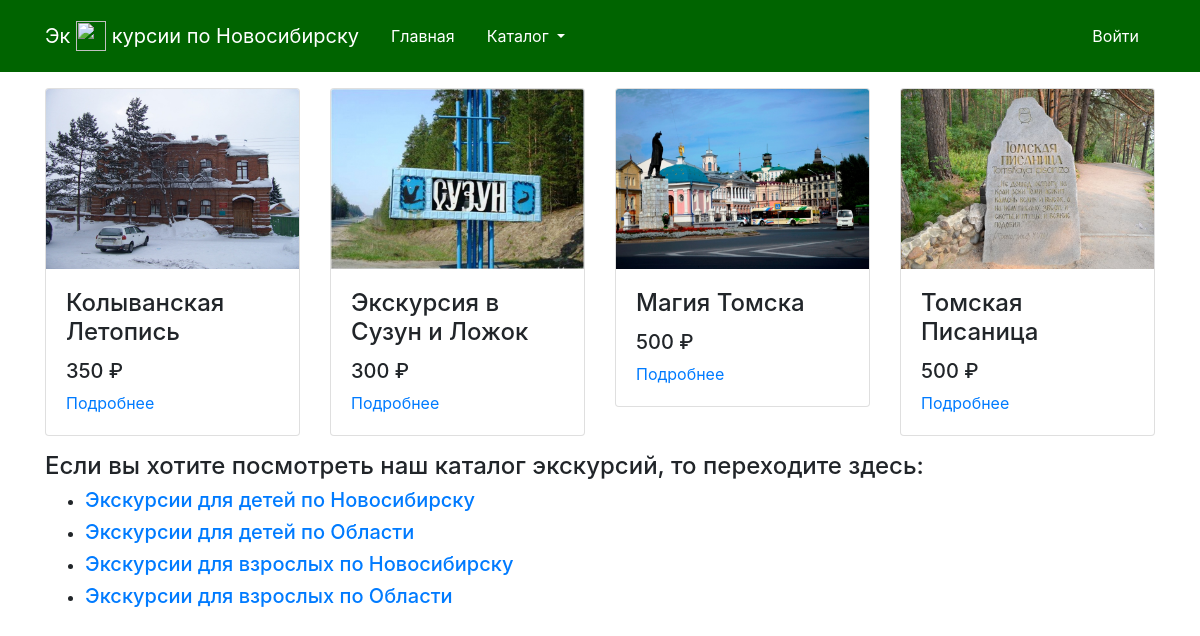
The page /category.php?id_category=4 on the database its author committed.
### tables this page shows
CREATE TABLE IF NOT EXISTS `products` (
  `id` int(10) unsigned NOT NULL AUTO_INCREMENT,
  `name` varchar(255) NOT NULL,
  `slug` varchar(50) NOT NULL,
  `id_category` int(10) unsigned NOT NULL,
  `img` varchar(255) DEFAULT NULL,
  `description` text DEFAULT NULL,
  `price` int(11) DEFAULT NULL,
  PRIMARY KEY (`id`),
  KEY `FK_products_category` (`id_category`),
  CONSTRAINT `FK_products_category` FOREIGN KEY (`id_category`) REFERENCES `category` (`id`)
);

CREATE TABLE IF NOT EXISTS `category` (
  `id` int(10) unsigned NOT NULL AUTO_INCREMENT,
  `name` varchar(50) NOT NULL,
  `slug` varchar(50) NOT NULL,
  PRIMARY KEY (`id`)
);

### category.php (the view)
<?php
require_once "template/header.php";
$query = 'SELECT * FROM `products` WHERE id_category=' . $_GET['id_category'];
$result = mysqli_query($conn, $query);
$products = mysqli_fetch_all($result, MYSQLI_ASSOC);
?>
    <? $j = 1;
       $count = 0; ?>
    <? foreach ($products as $key => $product): ?>
        <? if ($j == 1) {
            echo "<div class=\"row mt-3 mb-3\">";
        } ?>
        <div class='col-3'>
            <div class='card'>
            <img src="<?php echo $product ['img']?>" alt="" width="150"height="180" class="card-img-top">
                <div class="card-body">
                    <h4 class="card-title"><?= $product ['name']?></h4>
                    <h5 class="card-text"><?= $product ['price']?> ₽</h5>
                    <a href="/product.php?id=<?= $product['id'] ?>">Подробнее</a>
                </div>
            </div>
        </div>
        <? $count++;
        if ($j == 4 or $count >= count($products)) {
            echo "</div>";
            $j = 0;
        }
        $j++; ?>
    <? endforeach; ?>
<?php
require_once "template/menu.php";
require_once "template/footer.php";
?>

### template/menu.php
<?php
$query = "SELECT * FROM `category`";
$result = mysqli_query($conn, $query);
$categories = mysqli_fetch_all($result, MYSQLI_ASSOC);
?>
<div class='row'>
    <div class='col-12'>
        <h4> Если вы хотите посмотреть наш каталог экскурсий, то переходите здесь: </h4>
        <ul type="disk">
            <?php foreach ($categories as $key => $category) : ?>
                <li>
                    <h5><a href='/category.php?id_category=<?= $category['id'] ?>'><?= $category['name'] ?></a></h5>
                </li>
            <?php endforeach; ?>
        </ul>
    </div>
</div>

### rows shown on the page
products: img (picture), name "Колыванская Летопись", price "350"
products: img (picture), name "Экскурсия в Сузун и Ложок", price "300"
products: img (picture), name "Магия Томска", price "500"
products: img (picture), name "Томская Писаница", price "500"
category: name "Экскурсии для детей по Новосибирску"
category: name "Экскурсии для детей по Области"
category: name "Экскурсии для взрослых по Новосибирску"
category: name "Экскурсии для взрослых по Области"
